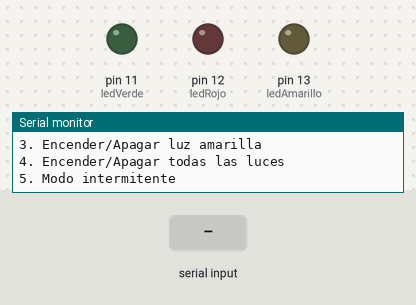
The sketch below on a simulated Arduino Uno, built with avr-gcc and run on an emulated ATmega328P. On the bench: output pins drawn as LEDs (lit = HIGH), the last lines printed to the serial monitor. Dashed ring = blinking. The test bench sets the inputs (shaded band).

Above: at 1.3 s.
1.4 s: "90,45\n" received over Serial
At 1.8 s:
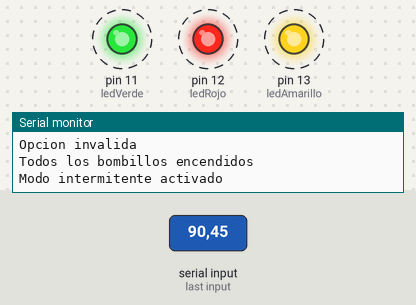
4.4 s: byte 1 (1) received over Serial
At 5.0 s:
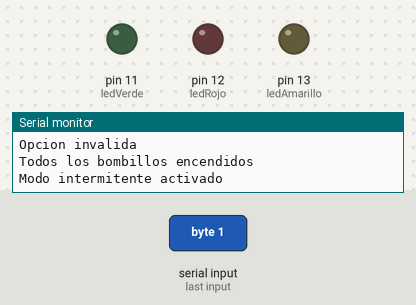
5.9 s: "30,150\n" received over Serial
At 6.3 s:
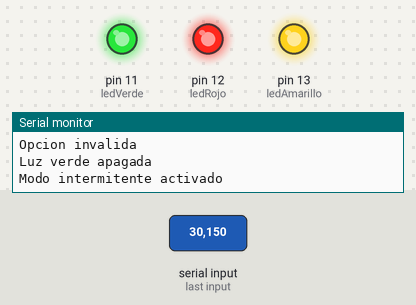
7.9 s: "1\n" received over Serial
At 8.2 s:
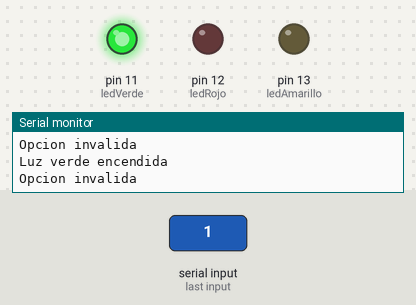
9.4 s: "3\n" received over Serial
At 10.5 s:
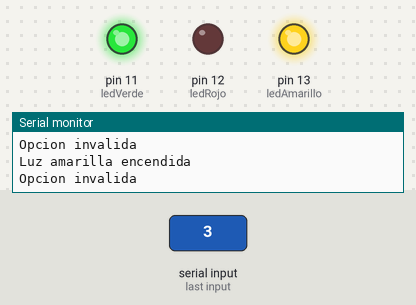
10.9 s: "1\n" received over Serial
At 11.7 s:
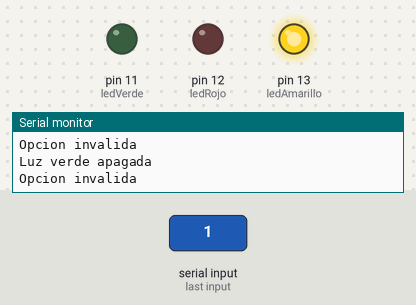
Timing chart, 0 to 13.4 s (numbered marks = the images above; inputs shaded):
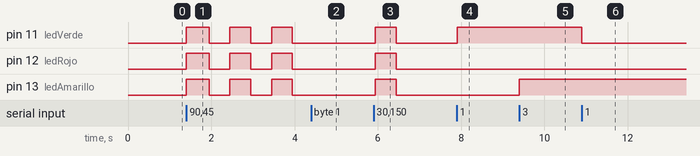

The sketch:

domotica1.ino
```cpp
//Developer:Diana Rosero
/* Script description:
Turn led on with Arduino and c++
*/

// Definir los pines para las luces
const int ledVerde = 11;
const int ledRojo = 12;
const int ledAmarillo = 13;

// Variables para almacenar el estado de los LEDs
bool estadoVerde = false;
bool estadoRojo = false;
bool estadoAmarillo = false;

void setup() {
  // Configurar los pines de las luces como salidas
  pinMode(ledVerde, OUTPUT);
  pinMode(ledRojo, OUTPUT);
  pinMode(ledAmarillo, OUTPUT);

  // Iniciar la comunicación serial
  Serial.begin(9600);
  Serial.println("Ingrese un numero para controlar las luces:");
  Serial.println("1. Encender/Apagar luz verde");
  Serial.println("2. Encender/Apagar luz roja");
  Serial.println("3. Encender/Apagar luz amarilla");
  Serial.println("4. Encender/Apagar todas las luces");
  Serial.println("5. Modo intermitente");
}

void loop() {
  // Verificar si hay datos disponibles en el puerto serial
  if (Serial.available() > 0) {
    int opcion = Serial.read() - '0'; // Leer el número ingresado

    switch (opcion) {
      case 1:
        estadoVerde = !estadoVerde; // Cambiar el estado de la luz verde
        digitalWrite(ledVerde, estadoVerde);
        Serial.print("Luz verde ");
        Serial.println(estadoVerde ? "encendida" : "apagada");
        break;
      case 2:
        estadoRojo = !estadoRojo; // Cambiar el estado de la luz roja
        digitalWrite(ledRojo, estadoRojo);
        Serial.print("Luz roja ");
        Serial.println(estadoRojo ? "encendida" : "apagada");
        break;
      case 3:
        estadoAmarillo = !estadoAmarillo; // Cambiar el estado de la luz amarilla
        digitalWrite(ledAmarillo, estadoAmarillo);
        Serial.print("Luz amarilla ");
        Serial.println(estadoAmarillo ? "encendida" : "apagada");
        break;
      case 4:
      	// Si todos los bombillos están apagados, encenderlos
		// Si alguno está encendido, apagarlos todos
		if (!estadoVerde && !estadoRojo && !estadoAmarillo) {
		// Encender todos los bombillos
		estadoVerde = HIGH;
		estadoRojo = HIGH;
		estadoAmarillo = HIGH;
		digitalWrite(ledVerde, estadoVerde);
		digitalWrite(ledRojo, estadoRojo);
		digitalWrite(ledAmarillo, estadoAmarillo);
		Serial.println("Todos los bombillos encendidos");
		} else {
		// Apagar todos los bombillos
		estadoVerde = LOW;
		estadoRojo = LOW;
		estadoAmarillo = LOW;
		digitalWrite(ledVerde, estadoVerde);
		digitalWrite(ledRojo, estadoRojo);
		digitalWrite(ledAmarillo, estadoAmarillo);
		Serial.println("Todos los bombillos apagados");
		}
		break;

      case 5:
        modoIntermitente();
        break;
      default:
        Serial.println("Opcion invalida");
        break;
    }
  }
}

void modoIntermitente() {
  Serial.println("Modo intermitente activado");
  while (true) {
    digitalWrite(ledVerde, HIGH);
    digitalWrite(ledRojo, HIGH);
    digitalWrite(ledAmarillo, HIGH);
    delay(500);
    digitalWrite(ledVerde, LOW);
    digitalWrite(ledRojo, LOW);
    digitalWrite(ledAmarillo, LOW);
    delay(500);

    // Verificar si se ingresa otro número para salir del modo intermitente
    if (Serial.available() > 0) {
      int opcion = Serial.read();
      if (opcion != '\n') {
        break;
      }
    }
  }
  	digitalWrite(ledVerde, LOW);
    digitalWrite(ledRojo, LOW);
    digitalWrite(ledAmarillo, LOW);
}
```

Measured:
- after the input at 1.4 s, pin 11 (ledVerde), pin 12 (ledRojo), pin 13 (ledAmarillo): alternates HIGH for 0.50 s and LOW for 0.50 s, starting at once
- after the input at 4.4 s, pin 11 (ledVerde), pin 12 (ledRojo), pin 13 (ledAmarillo): stays LOW (without the input it goes to HIGH after 0.05 s)
- after the input at 5.9 s, pin 11 (ledVerde), pin 12 (ledRojo), pin 13 (ledAmarillo): LOW → HIGH at once, → LOW 0.50 s later
- after the input at 7.9 s, pin 11 (ledVerde): LOW → HIGH at once
- after the input at 9.4 s, pin 13 (ledAmarillo): LOW → HIGH at once
- after the input at 10.9 s, pin 11 (ledVerde): HIGH → LOW at once
